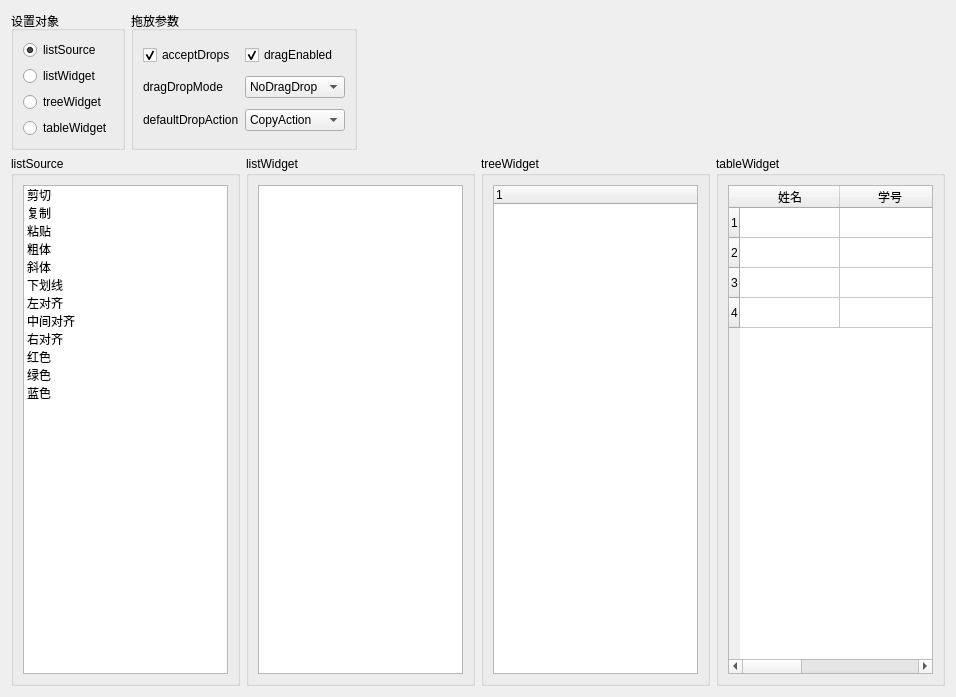
<?xml version="1.0" encoding="UTF-8"?>
<ui version="4.0">
 <class>Widget</class>
 <widget class="QWidget" name="Widget">
  <property name="geometry">
   <rect>
    <x>0</x>
    <y>0</y>
    <width>956</width>
    <height>697</height>
   </rect>
  </property>
  <property name="windowTitle">
   <string>具有DragDrop功能的组件</string>
  </property>
  <layout class="QVBoxLayout" name="verticalLayout_6">
   <item>
    <layout class="QHBoxLayout" name="horizontalLayout">
     <item>
      <widget class="QGroupBox" name="groupBox_setObj">
       <property name="title">
        <string>设置对象</string>
       </property>
       <layout class="QVBoxLayout" name="verticalLayout">
        <item>
         <widget class="QRadioButton" name="radioListSource">
          <property name="text">
           <string>listSource</string>
          </property>
          <property name="checked">
           <bool>true</bool>
          </property>
         </widget>
        </item>
        <item>
         <widget class="QRadioButton" name="radioListWidget">
          <property name="text">
           <string>listWidget</string>
          </property>
         </widget>
        </item>
        <item>
         <widget class="QRadioButton" name="radioTreeWidget">
          <property name="text">
           <string>treeWidget</string>
          </property>
         </widget>
        </item>
        <item>
         <widget class="QRadioButton" name="radioTableWidget">
          <property name="text">
           <string>tableWidget</string>
          </property>
         </widget>
        </item>
       </layout>
      </widget>
     </item>
     <item>
      <widget class="QGroupBox" name="groupBox_params">
       <property name="title">
        <string>拖放参数</string>
       </property>
       <layout class="QGridLayout" name="gridLayout">
        <item row="0" column="0">
         <widget class="QCheckBox" name="chkBoxAcceptDrops">
          <property name="text">
           <string>acceptDrops</string>
          </property>
          <property name="checked">
           <bool>true</bool>
          </property>
         </widget>
        </item>
        <item row="0" column="1">
         <widget class="QCheckBox" name="chkBoxDragEnabled">
          <property name="text">
           <string>dragEnabled</string>
          </property>
          <property name="checked">
           <bool>true</bool>
          </property>
         </widget>
        </item>
        <item row="1" column="0">
         <widget class="QLabel" name="lab_dragDropMode">
          <property name="text">
           <string>dragDropMode</string>
          </property>
         </widget>
        </item>
        <item row="1" column="1">
         <widget class="QComboBox" name="comboDefaultAction">
          <item>
           <property name="text">
            <string>NoDragDrop</string>
           </property>
          </item>
          <item>
           <property name="text">
            <string>DragOnly</string>
           </property>
          </item>
          <item>
           <property name="text">
            <string>DropOnly</string>
           </property>
          </item>
          <item>
           <property name="text">
            <string>DragDrop</string>
           </property>
          </item>
          <item>
           <property name="text">
            <string>IntemalMove</string>
           </property>
          </item>
         </widget>
        </item>
        <item row="2" column="0">
         <widget class="QLabel" name="lab_defaultDropAction">
          <property name="text">
           <string>defaultDropAction</string>
          </property>
         </widget>
        </item>
        <item row="2" column="1">
         <widget class="QComboBox" name="comboMode">
          <item>
           <property name="text">
            <string>CopyAction</string>
           </property>
          </item>
          <item>
           <property name="text">
            <string>MoveAction</string>
           </property>
          </item>
          <item>
           <property name="text">
            <string>LinkAction</string>
           </property>
          </item>
          <item>
           <property name="text">
            <string>IgnoreAction</string>
           </property>
          </item>
         </widget>
        </item>
       </layout>
      </widget>
     </item>
     <item>
      <spacer name="horizontalSpacer">
       <property name="orientation">
        <enum>Qt::Horizontal</enum>
       </property>
       <property name="sizeHint" stdset="0">
        <size>
         <width>288</width>
         <height>20</height>
        </size>
       </property>
      </spacer>
     </item>
    </layout>
   </item>
   <item>
    <layout class="QHBoxLayout" name="horizontalLayout_2">
     <item>
      <widget class="QGroupBox" name="groupBox_listSource">
       <property name="title">
        <string>listSource</string>
       </property>
       <layout class="QVBoxLayout" name="verticalLayout_2">
        <item>
         <widget class="QListWidget" name="listSource">
          <property name="dragEnabled">
           <bool>false</bool>
          </property>
          <item>
           <property name="text">
            <string>剪切</string>
           </property>
           <property name="icon">
            <iconset resource="res.qrc">
             <normaloff>:/images/200.bmp</normaloff>:/images/200.bmp</iconset>
           </property>
          </item>
          <item>
           <property name="text">
            <string>复制</string>
           </property>
           <property name="icon">
            <iconset resource="res.qrc">
             <normaloff>:/images/202.bmp</normaloff>:/images/202.bmp</iconset>
           </property>
          </item>
          <item>
           <property name="text">
            <string>粘贴</string>
           </property>
           <property name="icon">
            <iconset resource="res.qrc">
             <normaloff>:/images/204.bmp</normaloff>:/images/204.bmp</iconset>
           </property>
          </item>
          <item>
           <property name="text">
            <string>粗体</string>
           </property>
           <property name="icon">
            <iconset resource="res.qrc">
             <normaloff>:/images/500.bmp</normaloff>:/images/500.bmp</iconset>
           </property>
          </item>
          <item>
           <property name="text">
            <string>斜体</string>
           </property>
           <property name="icon">
            <iconset resource="res.qrc">
             <normaloff>:/images/502.bmp</normaloff>:/images/502.bmp</iconset>
           </property>
          </item>
          <item>
           <property name="text">
            <string>下划线</string>
           </property>
           <property name="icon">
            <iconset resource="res.qrc">
             <normaloff>:/images/504.bmp</normaloff>:/images/504.bmp</iconset>
           </property>
          </item>
          <item>
           <property name="text">
            <string>左对齐</string>
           </property>
           <property name="icon">
            <iconset resource="res.qrc">
             <normaloff>:/images/508.bmp</normaloff>:/images/508.bmp</iconset>
           </property>
          </item>
          <item>
           <property name="text">
            <string>中间对齐</string>
           </property>
           <property name="icon">
            <iconset resource="res.qrc">
             <normaloff>:/images/510.bmp</normaloff>:/images/510.bmp</iconset>
           </property>
          </item>
          <item>
           <property name="text">
            <string>右对齐</string>
           </property>
           <property name="icon">
            <iconset resource="res.qrc">
             <normaloff>:/images/512.bmp</normaloff>:/images/512.bmp</iconset>
           </property>
          </item>
          <item>
           <property name="text">
            <string>红色</string>
           </property>
           <property name="icon">
            <iconset resource="res.qrc">
             <normaloff>:/images/718.bmp</normaloff>:/images/718.bmp</iconset>
           </property>
          </item>
          <item>
           <property name="text">
            <string>绿色</string>
           </property>
           <property name="icon">
            <iconset resource="res.qrc">
             <normaloff>:/images/724.bmp</normaloff>:/images/724.bmp</iconset>
           </property>
          </item>
          <item>
           <property name="text">
            <string>蓝色</string>
           </property>
           <property name="icon">
            <iconset resource="res.qrc">
             <normaloff>:/images/728.bmp</normaloff>:/images/728.bmp</iconset>
           </property>
          </item>
         </widget>
        </item>
       </layout>
      </widget>
     </item>
     <item>
      <widget class="QGroupBox" name="groupBox_listWidget">
       <property name="title">
        <string>listWidget</string>
       </property>
       <layout class="QVBoxLayout" name="verticalLayout_3">
        <item>
         <widget class="QListWidget" name="listWidget"/>
        </item>
       </layout>
      </widget>
     </item>
     <item>
      <widget class="QGroupBox" name="groupBox_treeWidget">
       <property name="title">
        <string>treeWidget</string>
       </property>
       <layout class="QVBoxLayout" name="verticalLayout_4">
        <item>
         <widget class="QTreeWidget" name="treeWidget"/>
        </item>
       </layout>
      </widget>
     </item>
     <item>
      <widget class="QGroupBox" name="groupBox_tableWidget">
       <property name="title">
        <string>tableWidget</string>
       </property>
       <layout class="QVBoxLayout" name="verticalLayout_5">
        <item>
         <widget class="QTableWidget" name="tableWidget">
          <row/>
          <row/>
          <row/>
          <row/>
          <column>
           <property name="text">
            <string>姓名</string>
           </property>
          </column>
          <column>
           <property name="text">
            <string>学号</string>
           </property>
          </column>
          <column>
           <property name="text">
            <string>年级</string>
           </property>
          </column>
         </widget>
        </item>
       </layout>
      </widget>
     </item>
    </layout>
   </item>
  </layout>
 </widget>
 <resources>
  <include location="res.qrc"/>
 </resources>
 <connections/>
</ui>
